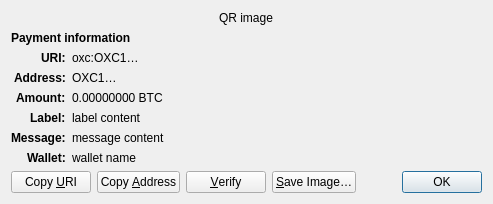
<?xml version="1.0" encoding="UTF-8"?>
<ui version="4.0">
 <class>ReceiveRequestDialog</class>
 <widget class="QDialog" name="ReceiveRequestDialog">
  <property name="geometry">
   <rect>
    <x>0</x>
    <y>0</y>
    <width>413</width>
    <height>229</height>
   </rect>
  </property>
  <property name="windowTitle">
   <string>Request payment to …</string>
  </property>
  <layout class="QGridLayout" name="gridLayout" columnstretch="0,1">
   <property name="sizeConstraint">
    <enum>QLayout::SetFixedSize</enum>
   </property>
   <item row="0" column="0" colspan="2" alignment="Qt::AlignHCenter">
    <widget class="QRImageWidget" name="qr_code">
     <property name="text">
      <string notr="true">QR image</string>
     </property>
     <property name="textInteractionFlags">
      <set>Qt::NoTextInteraction</set>
     </property>
    </widget>
   </item>
   <item row="1" column="0" colspan="2">
    <widget class="QLabel" name="payment_header">
     <property name="font">
      <font>
       <weight>75</weight>
       <bold>true</bold>
      </font>
     </property>
     <property name="text">
      <string>Payment information</string>
     </property>
     <property name="textInteractionFlags">
      <set>Qt::NoTextInteraction</set>
     </property>
    </widget>
   </item>
   <item row="2" column="0" alignment="Qt::AlignRight|Qt::AlignTop">
    <widget class="QLabel" name="uri_tag">
     <property name="font">
      <font>
       <weight>75</weight>
       <bold>true</bold>
      </font>
     </property>
     <property name="text">
      <string notr="true">URI:</string>
     </property>
     <property name="textFormat">
      <enum>Qt::PlainText</enum>
     </property>
     <property name="textInteractionFlags">
      <set>Qt::NoTextInteraction</set>
     </property>
    </widget>
   </item>
   <item row="2" column="1" alignment="Qt::AlignTop">
    <widget class="QLabel" name="uri_content">
     <property name="text">
      <string notr="true">oxc:OXC1…</string>
     </property>
     <property name="textFormat">
      <enum>Qt::RichText</enum>
     </property>
     <property name="wordWrap">
      <bool>true</bool>
     </property>
     <property name="textInteractionFlags">
      <set>Qt::TextSelectableByMouse</set>
     </property>
    </widget>
   </item>
   <item row="3" column="0" alignment="Qt::AlignRight|Qt::AlignTop">
    <widget class="QLabel" name="address_tag">
     <property name="font">
      <font>
       <weight>75</weight>
       <bold>true</bold>
      </font>
     </property>
     <property name="text">
      <string>Address:</string>
     </property>
     <property name="textInteractionFlags">
      <set>Qt::NoTextInteraction</set>
     </property>
    </widget>
   </item>
   <item row="3" column="1" alignment="Qt::AlignTop">
    <widget class="QLabel" name="address_content">
     <property name="text">
      <string notr="true">OXC1…</string>
     </property>
     <property name="textFormat">
      <enum>Qt::PlainText</enum>
     </property>
     <property name="textInteractionFlags">
      <set>Qt::TextSelectableByMouse</set>
     </property>
    </widget>
   </item>
   <item row="4" column="0" alignment="Qt::AlignRight|Qt::AlignTop">
    <widget class="QLabel" name="amount_tag">
     <property name="font">
      <font>
       <weight>75</weight>
       <bold>true</bold>
      </font>
     </property>
     <property name="text">
      <string>Amount:</string>
     </property>
     <property name="textInteractionFlags">
      <set>Qt::NoTextInteraction</set>
     </property>
    </widget>
   </item>
   <item row="4" column="1" alignment="Qt::AlignTop">
    <widget class="QLabel" name="amount_content">
     <property name="text">
      <string notr="true">0.00000000 BTC</string>
     </property>
     <property name="textFormat">
      <enum>Qt::PlainText</enum>
     </property>
     <property name="textInteractionFlags">
      <set>Qt::TextSelectableByMouse</set>
     </property>
    </widget>
   </item>
   <item row="5" column="0" alignment="Qt::AlignRight|Qt::AlignTop">
    <widget class="QLabel" name="label_tag">
     <property name="font">
      <font>
       <weight>75</weight>
       <bold>true</bold>
      </font>
     </property>
     <property name="text">
      <string>Label:</string>
     </property>
     <property name="textInteractionFlags">
      <set>Qt::NoTextInteraction</set>
     </property>
    </widget>
   </item>
   <item row="5" column="1" alignment="Qt::AlignTop">
    <widget class="QLabel" name="label_content">
     <property name="text">
      <string notr="true">label content</string>
     </property>
     <property name="textFormat">
      <enum>Qt::PlainText</enum>
     </property>
     <property name="wordWrap">
      <bool>true</bool>
     </property>
     <property name="textInteractionFlags">
      <set>Qt::TextSelectableByMouse</set>
     </property>
    </widget>
   </item>
   <item row="6" column="0" alignment="Qt::AlignRight|Qt::AlignTop">
    <widget class="QLabel" name="message_tag">
     <property name="font">
      <font>
       <weight>75</weight>
       <bold>true</bold>
      </font>
     </property>
     <property name="text">
      <string>Message:</string>
     </property>
     <property name="textInteractionFlags">
      <set>Qt::NoTextInteraction</set>
     </property>
    </widget>
   </item>
   <item row="6" column="1" alignment="Qt::AlignTop">
    <widget class="QLabel" name="message_content">
     <property name="text">
      <string notr="true">message content</string>
     </property>
     <property name="textFormat">
      <enum>Qt::PlainText</enum>
     </property>
     <property name="wordWrap">
      <bool>true</bool>
     </property>
     <property name="textInteractionFlags">
      <set>Qt::TextSelectableByMouse</set>
     </property>
    </widget>
   </item>
   <item row="7" column="0" alignment="Qt::AlignRight|Qt::AlignTop">
    <widget class="QLabel" name="wallet_tag">
     <property name="font">
      <font>
       <weight>75</weight>
       <bold>true</bold>
      </font>
     </property>
     <property name="text">
      <string>Wallet:</string>
     </property>
     <property name="textInteractionFlags">
      <set>Qt::NoTextInteraction</set>
     </property>
    </widget>
   </item>
   <item row="7" column="1" alignment="Qt::AlignTop">
    <widget class="QLabel" name="wallet_content">
     <property name="text">
      <string notr="true">wallet name</string>
     </property>
     <property name="textFormat">
      <enum>Qt::PlainText</enum>
     </property>
     <property name="wordWrap">
      <bool>true</bool>
     </property>
     <property name="textInteractionFlags">
      <set>Qt::TextSelectableByMouse</set>
     </property>
    </widget>
   </item>
   <item row="8" column="0" colspan="2">
    <layout class="QHBoxLayout" name="horizontalLayout">
     <item>
      <widget class="QPushButton" name="btnCopyURI">
       <property name="text">
        <string>Copy &amp;URI</string>
       </property>
       <property name="autoDefault">
        <bool>false</bool>
       </property>
      </widget>
     </item>
     <item>
      <widget class="QPushButton" name="btnCopyAddress">
       <property name="text">
        <string>Copy &amp;Address</string>
       </property>
       <property name="autoDefault">
        <bool>false</bool>
       </property>
      </widget>
     </item>
     <item>
      <widget class="QPushButton" name="btnVerify">
       <property name="text">
        <string>&amp;Verify</string>
       </property>
       <property name="toolTip">
        <string>Verify this address on e.g. a hardware wallet screen</string>
       </property>
       <property name="autoDefault">
        <bool>false</bool>
       </property>
      </widget>
     </item>
     <item>
      <widget class="QPushButton" name="btnSaveAs">
       <property name="text">
        <string>&amp;Save Image…</string>
       </property>
       <property name="autoDefault">
        <bool>false</bool>
       </property>
      </widget>
     </item>
     <item>
      <spacer name="horizontalSpacer_2">
       <property name="orientation">
        <enum>Qt::Horizontal</enum>
       </property>
       <property name="sizeHint" stdset="0">
        <size>
         <width>40</width>
         <height>20</height>
        </size>
       </property>
      </spacer>
     </item>
     <item>
      <widget class="QDialogButtonBox" name="buttonBox">
       <property name="focusPolicy">
        <enum>Qt::StrongFocus</enum>
       </property>
       <property name="standardButtons">
        <set>QDialogButtonBox::Ok</set>
       </property>
      </widget>
     </item>
    </layout>
   </item>
  </layout>
 </widget>
 <customwidgets>
  <customwidget>
   <class>QRImageWidget</class>
   <extends>QLabel</extends>
   <header>qt/qrimagewidget.h</header>
  </customwidget>
 </customwidgets>
 <tabstops>
  <tabstop>buttonBox</tabstop>
  <tabstop>btnCopyURI</tabstop>
  <tabstop>btnCopyAddress</tabstop>
  <tabstop>btnSaveAs</tabstop>
 </tabstops>
 <resources/>
 <connections>
  <connection>
   <sender>buttonBox</sender>
   <signal>accepted()</signal>
   <receiver>ReceiveRequestDialog</receiver>
   <slot>accept()</slot>
   <hints>
    <hint type="sourcelabel">
     <x>135</x>
     <y>230</y>
    </hint>
    <hint type="destinationlabel">
     <x>135</x>
     <y>126</y>
    </hint>
   </hints>
  </connection>
 </connections>
</ui>
